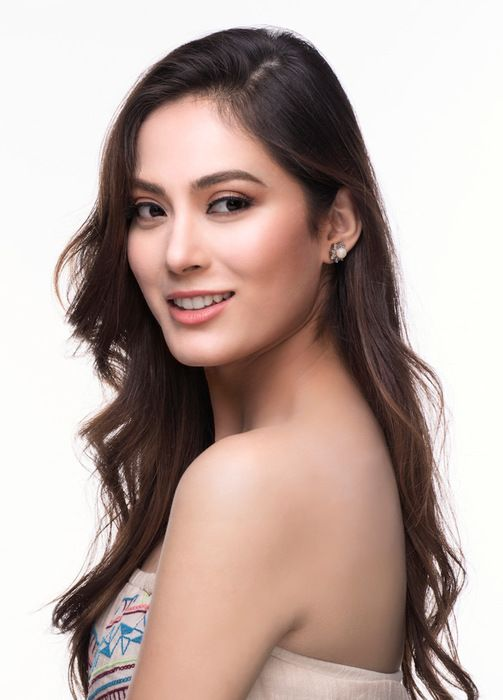
#> input picture Task-04-Image-to-Pencil-Sketch-using-Python/images/shrinkhala.jpg, 503 x 700 px
$ jupyter execute image2pencil_sketch.ipynb
#> lines starting #> are read from the running program, lines starting #| are printed output that depends on the picture
# `INTERN ON LetsGrowMore(LGM)`
## ` Beginner Level Task:`
### `Task no. 04 - Image to Pencil Sketch using Python`

## `Abstract :`

This project is based on Image Manipulation using Python Library known as OpenCV i.e. Open Computer Vision. OpenCV-Python is a library of Python bindings designed to solve computer vision problems.

   ### `STEPS`:

      1) Importing Libraries cv2 & matplotlib.pyplot
      2) Loading Original Image.
      3) Converting BGR into Gray Scale Image.
      4) Inverting Gray Scaled Image.
      5) Bluring Inverted Image.
      6) Inverting Blurred Image.
      7) Generating Pencil Sketch Image.
      8) Saving and loading image.
      9) Visualization  in a Single Frame


### `Image used for sketch in this project :`

It is of Shrinkhala Khatiwada who is a Nepalese model and Miss Nepal 2018.
She represented Nepal in Miss World 2018.

<div>

</div>

`Image from :` https://image.winudf.com/v2/image1/Y29tLnNocmlua2hhbGFfa2hhdGl3YWRhLnNocmlua2hhbGFraGF0aXdhZGFfc2NyZWVuXzBfMTU0NTMyMDUxNF8wOTE/screen-0.jpg?fakeurl=1&type=.webp

## `Step-1:` Importing Libraries.

[cell 1]
import cv2
import matplotlib.pyplot as plt

## `Step-2:` Loading Original Image.

[cell 2]
img = cv2.imread("./images/shrinkhala.jpg")
#> img is the input picture: shape (700, 503, 3); mean B, G, R 160.3, 166.8, 186
img[:1]
#> Out = 503 rows, first 8: [249, 249, 249], [249, 249, 249], [249, 249, 249], [249, 249, 249], [249, 249, 249], [249, 249, 249], [249, 249, 249], [249, 249, 249]

### OpenCV uses BGR image format.

#### So, when we read an image using cv2. imread() it interprets in BGR format by default. We can use cvtColor() method to convert a BGR image to RGB and vice-versa

`cv2. imread()` method returns a BGR values as numpy.ndarray (NumPy N-dimensional array) if the loading of the image is successful. Otherwise, It returns an empty matrix ( Mat::data==NULL ) if the image cannot be read because of any reason (like missing file, improper permissions, unsupported or invalid format).

`imread` returns the image data in the array A . If the file contains a grayscale image, A is a two-dimensional (M-by-N) array. If the file contains a color image, A is a three-dimensional (M-by-N-by-3) array. The class of the returned array depends on the data type used by the file format.

### Converting into RGB image.

[cell 3]
rgb_img = cv2.cvtColor(img, cv2.COLOR_BGR2RGB)
rgb_img[:1]

You can see `B` columns have values of `R` columns and vice-versa.

[cell 4]
fig ,(ax0, ax1) = plt.subplots(nrows=1,
                               ncols=2,
                               figsize= (10,6))

ax0.axis('off')
ax1.axis('off')

ax0.imshow(img)
ax0.set(title="BGR Image");
ax0.title.set_color("purple")

ax1.imshow(rgb_img)
ax1.set(title="RGB Image")
ax1.title.set_color("purple")


# Add a title to figure

fig.suptitle("Conversion from Original to Pencil-Sketch",
            fontsize =16,
            fontweight="bold",
            color="orange");
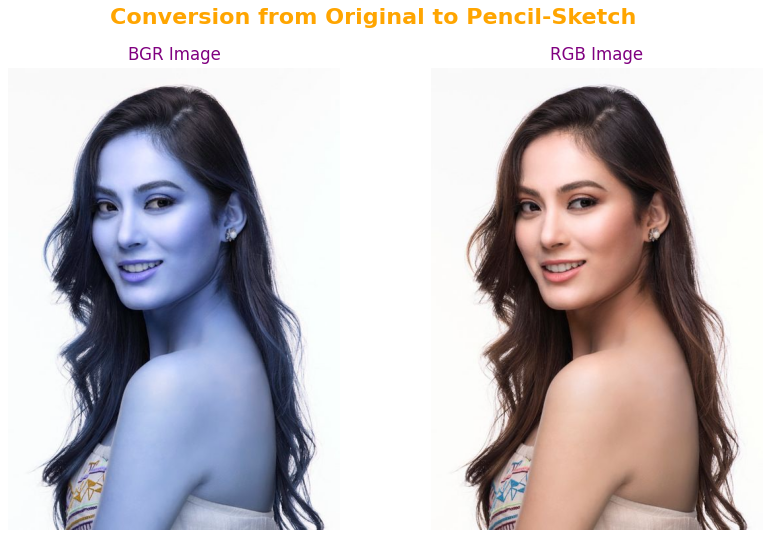
#> figure drawn by matplotlib, 2 panels; B, G, R data is drawn as R, G, B

## `Step-3:` Converting BGR into GrayScale Image.

[cell 5]
gray_img = cv2.cvtColor(img, cv2.COLOR_BGR2GRAY)  #ConvertColor--cvtColor
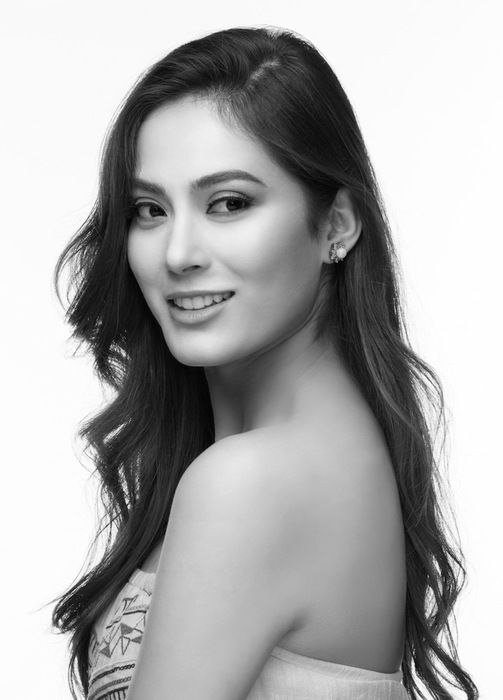
#> gray_img: shape (700, 503); min 0, max 255, mean 171.8

## Visualizing image using matplotlib

plt.imshow(gray_img)
plt.axis('off')
plt.title("GrayScale Image").set_color("purple")

## `Step-4:` Inverting Gray Scaled Image.

Two ways to invert an image.

  a) Subtracting from 255.

  b) Using bitwise NOT operator.

[cell 6]
# Subtracting from 255.
    # invert_img = 255 - gray_img

invert_img = cv2.bitwise_not(gray_img) # using bitwise NOT operator
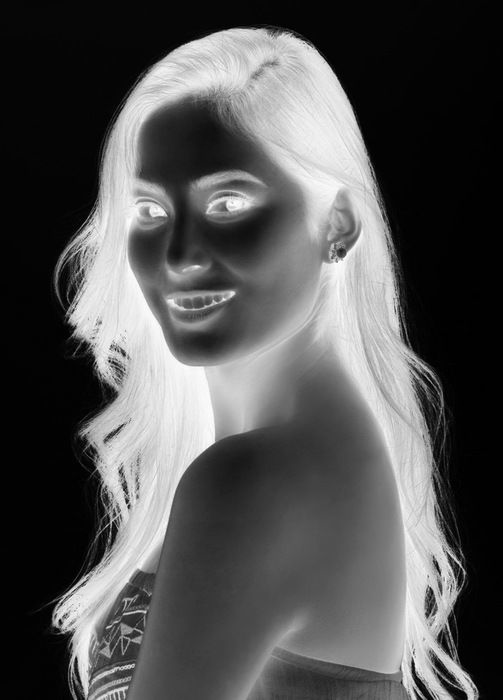
#> invert_img: shape (700, 503); min 0, max 255, mean 83.2

## Visualizing image using matplotlib

plt.imshow(invert_img)
plt.axis('off')
plt.title("Inverted GrayScale Image").set_color("purple")

## `Step-5:` Bluring Inverted Image.

[cell 7]
blur_img = cv2.GaussianBlur(invert_img, (21, 21), 0) # Play with different values.
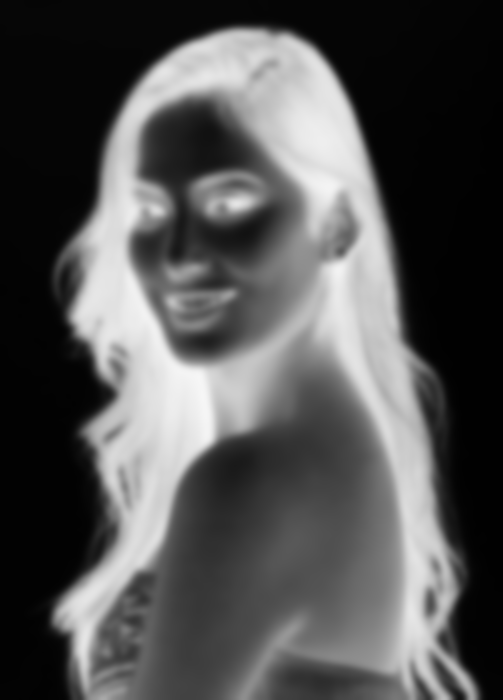
#> blur_img: shape (700, 503); min 1, max 246, mean 83.2

## Visualizing image using matplotlib

plt.imshow(blur_img)
plt.axis('off')
plt.title("Blurred Image").set_color("purple")

## `Step-6:` Inverting Blurred Image.

[cell 8]
invert_blur_img = cv2.bitwise_not(blur_img)
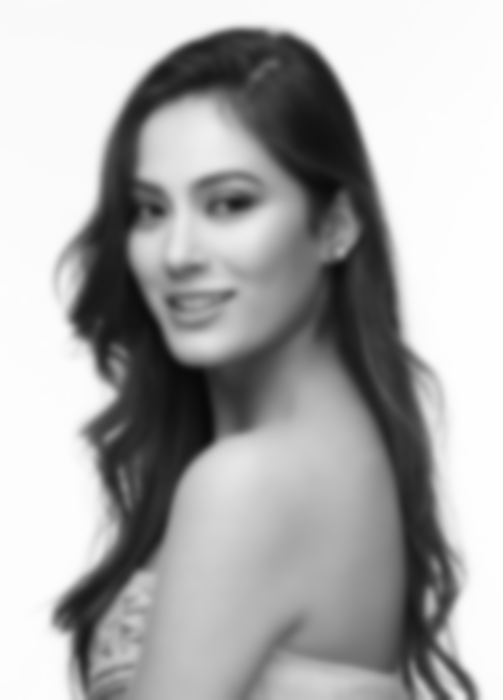
#> invert_blur_img: shape (700, 503); min 9, max 254, mean 171.8

## Visualizing image using matplotlib

plt.imshow(invert_blur_img)
plt.axis('off')
plt.title("Inverted Blurred Image").set_color("purple")

## `Step-6:` Generating Pencil Sketch Image.

[cell 9]
sketch_img = cv2.divide(gray_img, invert_blur_img, scale=256.0)
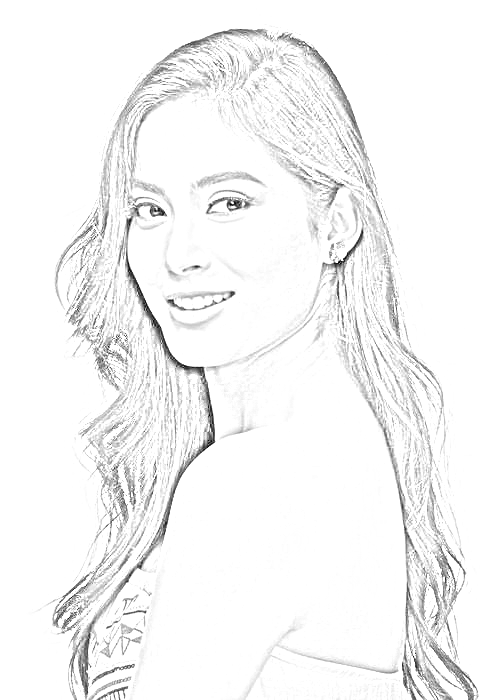
#> sketch_img: shape (700, 503); min 0, max 255, mean 245.3

## Visualizing image using matplotlib

plt.imshow(sketch_img)
plt.axis('off')
plt.title("Pencil Sketched Image").set_color("purple")

This will not visualize clearly as pencil sketch using matplotlib because of yellow background. Let's visualize it after saving to local diretory and loading from there.

## `Step-8:` Saving and loading Image.

[cell 10]
cv2.imwrite('./images/sketch-img.jpg', sketch_img)


# Loaded image will be in BGR format so converting it into RGB and displaying.

output_bgr_img = cv2.imread('./images/sketch-img.jpg')
#> output_bgr_img: shape (700, 503, 3); min 0, max 255, mean 245.2
output_img = cv2.cvtColor(output_bgr_img, cv2.COLOR_BGR2RGB)

fig ,(ax0, ax1) = plt.subplots(nrows=1,ncols=2, figsize= (10,6))
ax0.axis('off')
ax1.axis('off')

ax0.imshow(rgb_img)
ax0.set(title="Original Image");
ax0.title.set_color("purple")

ax1.imshow(output_img)
ax1.set(title="Sketched Image")
ax1.title.set_color("purple")


# Add a title to figure

fig.suptitle("Original Image vs Sketched Image",
            fontsize =16,
            fontweight="bold",
            color="orange");

## `Step-9:` Visualization  in a Single Frame

[cell 11]
import cv2
import matplotlib.pyplot as plt


img = cv2.imread("./images/shrinkhala.jpg")

gray_img = cv2.cvtColor(img, cv2.COLOR_BGR2GRAY)
invert_gray_img = cv2.bitwise_not(gray_img)
blur_img = cv2.GaussianBlur(invert_gray_img, (21, 21), 0)
invert_blur_img = cv2.bitwise_not(blur_img)
sketch_img = cv2.divide(gray_img, invert_blur_img, scale= 256.0)

cv2.imwrite("./images/sketch-image.jpg", sketch_img)

output_bgr_img = cv2.imread('./images/sketch-image.jpg')
output_img = cv2.cvtColor(output_bgr_img, cv2.COLOR_BGR2RGB)

fig ,((ax0, ax1, ax2), (ax3, ax4, ax5)) = plt.subplots(nrows=2,
                                                       ncols=3,
                                                       figsize= (10,10))
ax0.axis('off')
ax0.imshow(img)
ax0.set(title="BGR image")

ax1.axis('off')
ax1.imshow(gray_img)
ax1.set(title="Gray image")

ax2.axis('off')
ax2.imshow(invert_gray_img)
ax2.set(title="Inverted Gray image")

ax3.axis('off')
ax3.imshow(blur_img)
ax3.set(title="Blurred image")

ax4.axis('off')
ax4.imshow(invert_blur_img)
ax4.set(title="Inverted Blurred image")

ax5.axis('off')
ax5.imshow(output_img)
ax5.set(title="Sketch image")


# Add a title to figure

fig.suptitle("Conversion from Original(BRG) to Pencil-Sketch",
            fontsize =16,
            fontweight="bold",
            color="orange");
#> figure, not shown here; B, G, R data is drawn as R, G, B

$ run again, with Task-04-Image-to-Pencil-Sketch-using-Python/images/sketch-image.jpg copied over Task-04-Image-to-Pencil-Sketch-using-Python/images/shrinkhala.jpg
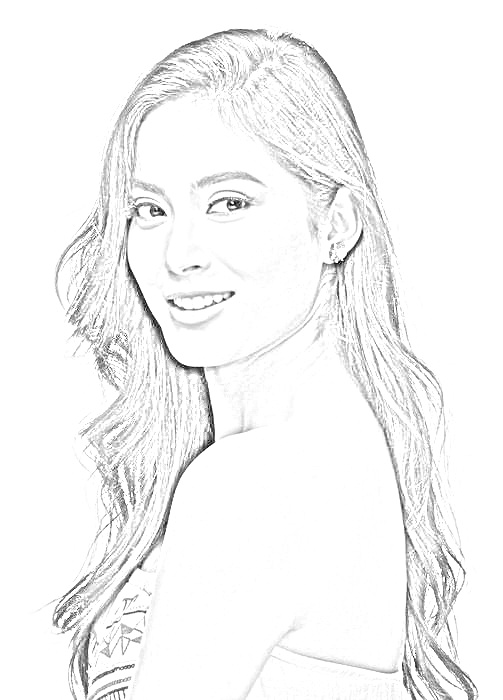
#> input picture Task-04-Image-to-Pencil-Sketch-using-Python/images/sketch-image.jpg, 503 x 700 px
#> img is the input picture: shape (700, 503, 3); min 0, max 255, mean 245.2
#> `img[:1]`: Out = 503 rows, first 8: [255, 255, 255], [255, 255, 255], [255, 255, 255], [255, 255, 255], [255, 255, 255], [255, 255, 255], [255, 255, 255], [255, 255, 255]
#> `blur_img = cv2.GaussianBlur(invert_img, (21, 21), 0)`:
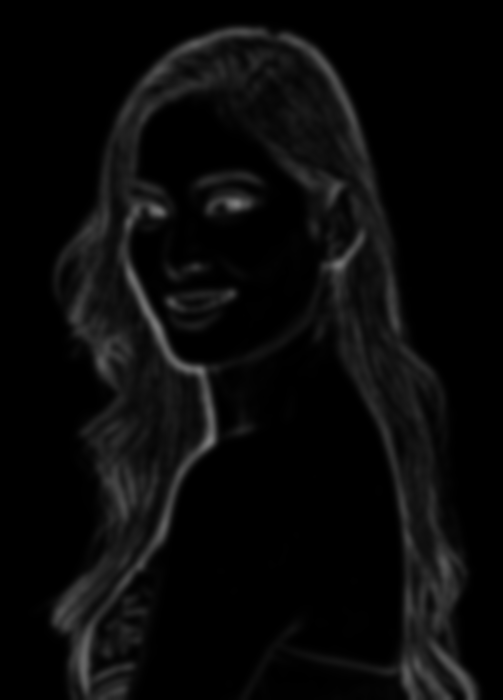
#> blur_img: shape (700, 503); min 0, max 126, mean 9.8
#> `sketch_img = cv2.divide(gray_img, invert_blur_img, scale=256.0)`:
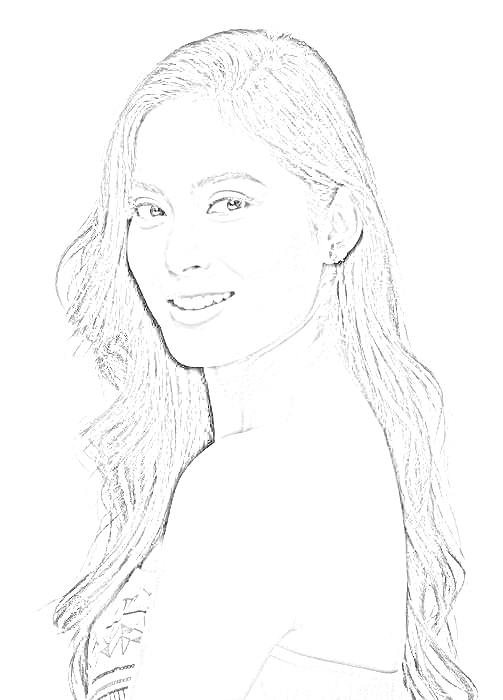
#> sketch_img: shape (700, 503); min 0, max 255, mean 250.1
